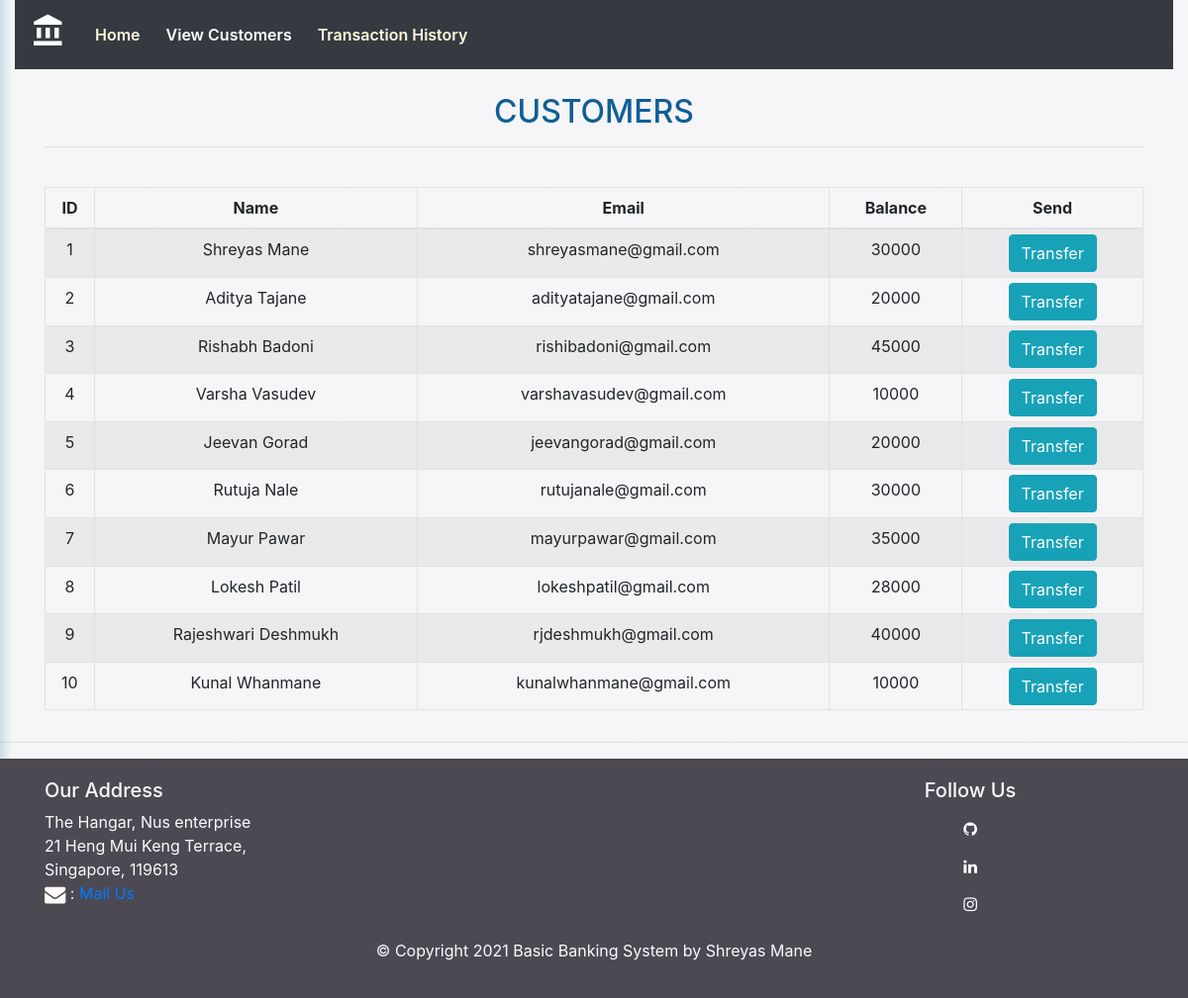
Page /viewcustomers.php on the committed database.
### tables this page shows
CREATE TABLE `users` (
  `id` int(11) NOT NULL,
  `name` varchar(255) NOT NULL,
  `email` varchar(255) NOT NULL,
  `balance` int(10) NOT NULL
);

### viewcustomers.php (the view, shortened to what this page needs)
<?php
	    $servername = "localhost";
        $username = "root";
        $password = "";
        $db = "bankdata";
        $conn = mysqli_connect($servername, $username, $password, $db);
    $sql = "SELECT * FROM users";
    $result = mysqli_query($conn,$sql);
?>
<!DOCTYPE html>
<html lang="en">
<head>
    <link rel="stylesheet" href="css/style.css?<?php echo date('l jS \of F Y h:i:s A'); ?>">
    <link rel="stylesheet" href="css/table.css?<?php echo date('l jS \of F Y h:i:s A'); ?>">
    <link rel="stylesheet" href="https://cdnjs.cloudflare.com/ajax/libs/font-awesome/4.7.0/css/font-awesome.min.css">
    <link rel="stylesheet" href="https://maxcdn.bootstrapcdn.com/bootstrap/4.5.2/css/bootstrap.min.css">
</head>
<body>
    <div class="container-fluid">
        <nav class="navbar navbar-expand-lg navbar-dark bg-dark">
            <a class="navbar-brand" href="#"> <span class="material-icons" style="font-size:36px;"> account_balance
                </span></a>
            <div class="collapse navbar-collapse" id="navbarSupportedContent">
                <ul class="navbar-nav mr-auto">
                    <li class="nav-item">
                        <a class="nav-link" href="index.php">Home</a>
                    </li>
                    <li class="nav-item active">
                        <a class="nav-link" href="#">View Customers</a>
                    </li>
                    <li class="nav-item">
                        <a class="nav-link" href="transactionhistory.php">Transaction History</a>
                    </li>
                </ul>
            </div>
        </nav>
    </div>
    <main>
        <div class="container">
            <h2 class="text-center pt-4 text"> CUSTOMERS </h2>
            <hr>
            <br>
            <div class="row">
                <div class="col">
                    <div class="table-responsive-sm">
                        <table class="table table-hover table-sm table-striped table-bordered table-condensed">
                            <thead>
                                <tr>
                                    <th scope="col" class="text-center py-2">ID</th>
                                    <th scope="col" class="text-center py-2">Name</th>
                                    <th scope="col" class="text-center py-2">Email</th>
                                    <th scope="col" class="text-center py-2">Balance</th>
                                    <th scope="col" class="text-center py-2">Send</th>
                                </tr>
                            </thead>
                            <tbody>
                                <?php
                    while($rows=mysqli_fetch_assoc($result)){
                ?>
                                <tr>
                                    <td class="py-2">
                                        <?php echo $rows['id'] ?>
                                    </td>
                                    <td class="py-2">
                                        <?php echo $rows['name']?>
                                    </td>
                                    <td class="py-2">
                                        <?php echo $rows['email']?>
                                    </td>
                                    <td class="py-2">
                                        <?php echo $rows['balance']?>
                                    </td>
                                    <td><a href="usermoneytransfer.php?id= <?php echo $rows['id'] ;?>"> <button
                                                type="button" class="btn btn-info">Transfer</button></a></td>
                                </tr>
                                <?php
                    }
                ?>
                            </tbody>
                        </table>
                    </div>
                </div>
            </div>
        </div>
    </main>
    <hr>
    <link rel="stylesheet" href="css/footer.css?<?php echo date('l jS \of F Y h:i:s A'); ?>">
    <?php
include 'footer.php';
?>
</body>
</html>

### footer.php
<footer class="footer">
      <div class="container">
          <div class="row">
              <div class="col-6 col-sm-8">
                  <h5>Our Address</h5>
                  <address>
                      The Hangar, Nus enterprise <br>
                      21 Heng Mui Keng Terrace, <br>
                      Singapore, 119613 <br>
                      <i class="fa fa-envelope fa-lg"></i>&nbsp;: <a href="mailto:shreyasmane2001@gmail.com"> Mail Us</a>
                  </address>
              </div>
              <div class="col-6 col-sm-4 followus">
                  <div class="text-center">
                      <h5> Follow Us </h5>
                      <ul class="list-unstyled">
                          <li> <a class="btn btn-social-icon" href="https://github.com/shreyasvmane"
                                  target="_blank"><i class="fa fa-github"></i> </a></li>
                          <li> <a class="btn btn-social-icon btn-twitter" href="https://www.linkedin.com/in/shreyasvmane"><i
                                      class="fa fa-linkedin"></i></a></li>
                          <li> <a class="btn btn-social-icon btn-google"
                                  href="https://instagram.com/shreyasmane_" target="_blank"><i
                                      class="fa fa-instagram"></i></a></li>
                      </ul>
                  </div>
              </div>
          </div>
          <div class="row justify-content-center">
              <div class="col-auto">
                  <p>© Copyright 2021 Basic Banking System by Shreyas Mane</p>
              </div>
          </div>
      </div>
  </footer>

### css/style.css (style rules this page uses)
.navbar .navbar-brand { font-weight: bolder; }
.navbar .navbar-nav .nav-item { padding: 5px; }
.navbar .navbar-nav .nav-item .nav-link { color: cornsilk ; font-weight:600; }

### css/table.css (style rules this page uses)
body { background: rgb(60,141,164); background: linear-gradient(90deg, rgba(60,141,164,0.2752451322325805) 0%, rgba(166,164,188,0.10717790534182425) 1%); }
.text { color:rgb(15, 94, 150); }
hr { color:black; }

### css/footer.css (style rules this page uses)
.footer { color:rgb(255, 250, 250); font-weight:normal; background: rgb(76, 73, 83); margin:0px auto; padding: 20px 0px 20px 0px; }
.footer .followus .text-center .list-unstyled .btn { color:white; }

### viewcustomers.php (style rules this page uses)
.table td { text-align: center; }

### rows in the picture
users: id "1", name "Shreyas Mane", email "shreyasmane@gmail.com", balance "30000"
users: id "2", name "Aditya Tajane", email "adityatajane@gmail.com", balance "20000"
users: id "3", name "Rishabh Badoni", email "rishibadoni@gmail.com", balance "45000"
users: id "4", name "Varsha Vasudev", email "varshavasudev@gmail.com", balance "10000"
users: id "5", name "Jeevan Gorad", email "jeevangorad@gmail.com", balance "20000"
users: id "6", name "Rutuja Nale", email "rutujanale@gmail.com", balance "30000"
users: id "7", name "Mayur Pawar", email "mayurpawar@gmail.com", balance "35000"
users: id "8", name "Lokesh Patil", email "lokeshpatil@gmail.com", balance "28000"
users: id "9", name "Rajeshwari Deshmukh", email "rjdeshmukh@gmail.com", balance "40000"
users: id "10", name "Kunal Whanmane", email "kunalwhanmane@gmail.com", balance "10000"
